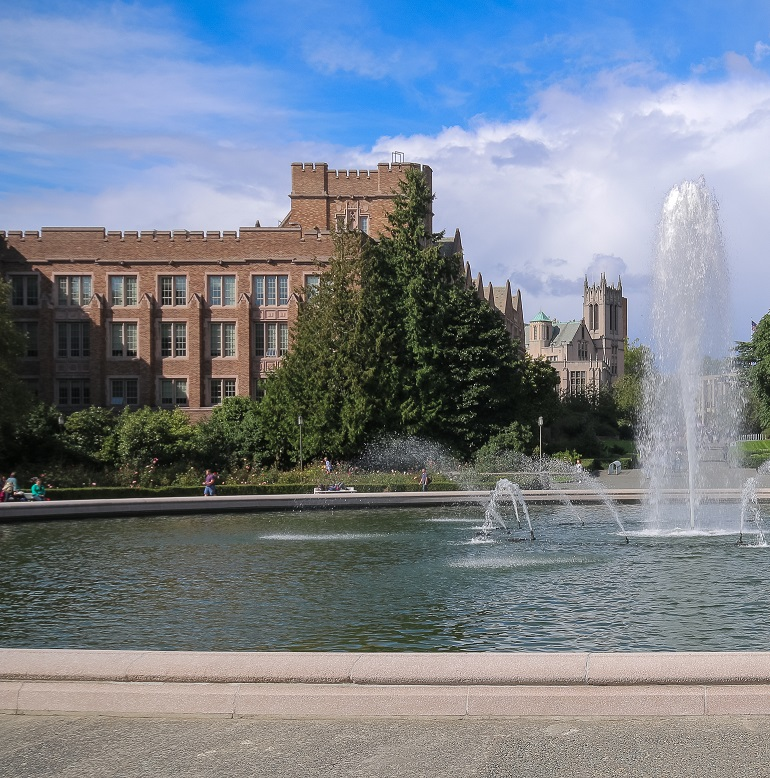
#> input picture fontanna1.jpg, 770 x 778 px, given in place of c_mykonos.bmp, which was not available
$ python zaw8.py   (older library calls are emulated)
#> lines starting #> are read from the running program, lines starting #| are printed output that depends on the picture; after the words box and inside, x2 and y2 are one past the last pixel; in counts of white or black regions, pixels touching at a corner belong together; pictures that were not available may be replaced by others from this repository, and a replacement may not be noted
# -*- coding: utf-8 -*-
"""
Spyder Editor
This is a temporary script file.
"""

import cv2
import matplotlib.pyplot as plt
import math
import os
import numpy as np


def middle(c):
	x = c[:, 0, 0]
	y = c[:, 0, 1]

	M = cv2.moments(c,1)

	cx = sum(x) / len(x)
	cy = sum(y) / len(y)

	x = np.float64(x) - cx
	y = np.float64(y) - cy

	distance = 0

	for i in range(len(x)):
		for j in range(i + 1, len(x)):
			dist2 = (x[i] - x[j]) ** 2 + (y[i] - y[j]) ** 2
			if dist2 > distance:
				distance = dist2
	distance=math.sqrt(distance)
	x = x / distance
	y = y / distance

	return distance, cx,cy, x,y

def hausdorf(c_a):
	distance_a, cx_a, cy_a, x_a, y_a = middle(c_a)
	dist = []
	lista = os.listdir('plikiHausdorff/imgs')
	for elem in lista:
		name = 'plikiHausdorff/imgs/' + elem
		img_temp = cv2.imread(name)
		#print(name)
		it_g = cv2.cvtColor(img_temp, cv2.COLOR_BGR2GRAY)
		IT, contours, hierarchy = cv2.findContours(it_g, cv2.RETR_TREE, cv2.CHAIN_APPROX_NONE)
		c = contours[0]
		distance, cx, cy, x,y = middle(c)
		dist.append(compare(x,x_a,y,y_a))
	return dist

def compare(x1,x2,y1,y2):
	point1 = 0
	point2 = 0

	for i in range(len(x1)):
		xx = x2 - x1[i]
		yy = y2 - y1[i]
		xx = xx**2
		yy = yy**2
		norma = xx+yy
		if point1 < min(norma):
			point1 = min(norma)

	for i in range(len(x2)):
		xx = x1 - x2[i]
		yy = y1 - y2[i]
		xx = xx*xx
		yy = yy*yy
		norma = xx+yy
		if point2 < min(norma):
			point2 = min(norma)

	return np.sqrt(max(point1, point2))

def compare_2(c1,c2):
	dist1,cx1,cy1,x1,y1 = middle(c1)
	dist2, cx2, cy2, x2, y2 = middle(c2)

	return compare(x1,x2,y1,y2)

def haudorf_all():
	A = cv2.imread('plikiHausdorff/Aegeansea.jpg')
	A_g = cv2.cvtColor(A, cv2.COLOR_BGR2HSV)
	out = np.uint8((A_g[:, :, 0] < 60) & (A_g[:, :, 1] > 30))

	Im, contours, hierarchy = cv2.findContours(out, cv2.RETR_TREE, cv2.CHAIN_APPROX_NONE)
	contours = list(filter(lambda el: el.shape[0] > 20 and el.shape[0] < 2000, contours))

	lista = os.listdir('plikiHausdorff/imgs')
	for elem in lista:
		name = 'plikiHausdorff/imgs/' + elem
		print(name)
		I = cv2.imread(name)
		I_g = cv2.cvtColor(I, cv2.COLOR_BGR2GRAY)
		Im, contours_image, hierarchy = cv2.findContours(I_g, cv2.RETR_TREE, cv2.CHAIN_APPROX_NONE)
		c = contours_image[1]


		podobienstwo = np.Inf
		for i in range(len(contours)):
			kontur = contours[i]
			simil = compare_2(c, kontur)
			if simil < podobienstwo:
				podobienstwo = simil
				numer =i

		kontur = contours[numer]
		dist1, gx, gy, gx1, gy1 = middle(kontur)
		nazwa = elem.split('.')[0].split('_')[1]
		cv2.putText(A, nazwa, (int(gx), int(gy)), cv2.FONT_HERSHEY_SIMPLEX, 1, (255, 0, 255))

	plt.imshow(A)
	plt.show()


I = cv2.imread('plikiHausdorff/imgs/c_mykonos.bmp')
#> I is the input picture: shape (778, 770, 3); mean B, G, R 141.2, 129.7, 121
I_g = cv2.cvtColor(I, cv2.COLOR_BGR2GRAY)
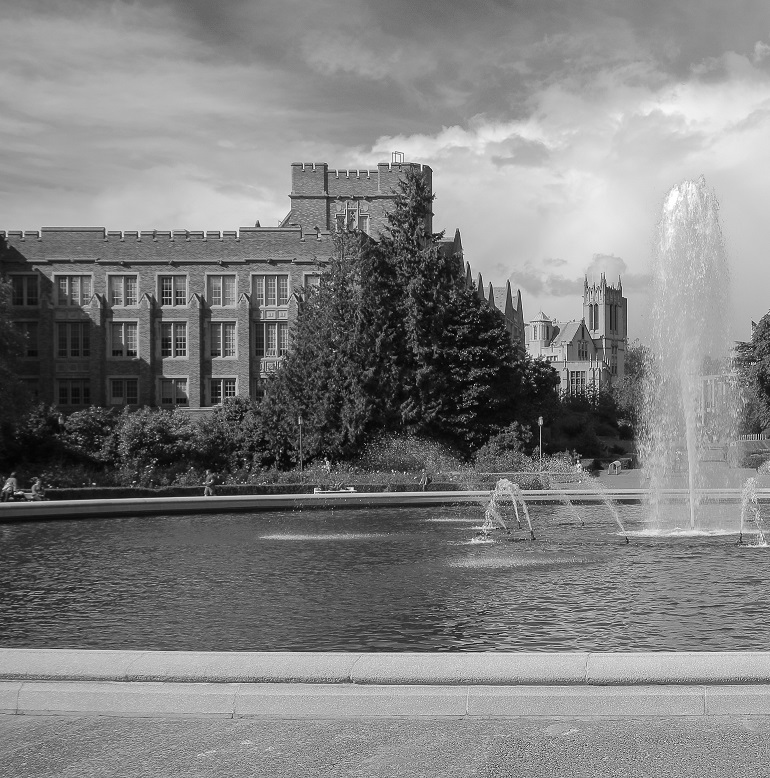
#> I_g: shape (778, 770); min 0, max 255, mean 128.4
Im, contours, hierarchy = cv2.findContours(I_g, cv2.RETR_TREE, cv2.CHAIN_APPROX_NONE)
#> contours = 4 contours, 3 with area under 20; largest, box (x1, y1, x2, y2) and area: (0, 0, 770, 778) 597513
c = contours[1]
#> c = [[359, 459], [360, 458], [361, 459], [360, 460]]
distance, cx, cy,x,y = middle(c)
#> in middle, `x = c[:, 0, 0]`: x = [359, 360, 361, 360]
#> in middle, `y = c[:, 0, 1]`: y = [459, 458, 459, 460]
#> in middle, `M = cv2.moments(c,1)`: M = moments, m00 2, centre m10/m00, m01/m00 = (360, 459)
#> in middle, `cx = sum(x) / len(x)`: cx = 360
#> in middle, `cy = sum(y) / len(y)`: cy = 459
#> in middle, `x = np.float64(x) - cx`: x = [-1, 0, 1, 0]
#> in middle, `y = np.float64(y) - cy`: y = [0, -1, 0, 1]
#> the loop in middle, `for i in range(len(x)):` made 4 passes
#> after the loop in middle, `for i in range(len(x)):`: distance = 4
#> in middle, `distance=math.sqrt(distance)`: distance = 2
#> in middle, `x = x / distance`: x = [-0.5, 0, 0.5, 0]
#> in middle, `y = y / distance`: y = [0, -0.5, 0, 0.5]
#> distance = 2; cx = 360; cy = 459; x = [-0.5, 0, 0.5, 0]; y = [0, -0.5, 0, 0.5]

# compare(c,c)
#dist = hausdorf(c)

### 2.5 ##

'''
A = cv2.imread('plikiHausdorff/Aegeansea.jpg')
A_g = cv2.cvtColor(A,cv2.COLOR_BGR2HSV)
out = np.uint8((A_g[:,:,0] < 60) & (A_g[:,:,1] > 30))

Im, contours, hierarchy = cv2.findContours(out, cv2.RETR_TREE, cv2.CHAIN_APPROX_NONE)
contours = list(filter(lambda el: el.shape[0]>20 and el.shape[0]<2000,contours))

podobienstwo=np.Inf
for i in range(len(contours)):
	kontur = contours[i]
	simil = compare_2(c,kontur)
	if simil < podobienstwo:
		podobienstwo=simil
		numer = i

print(numer,podobienstwo)

#numer = 73
kontur = contours[numer]
dist1,gx,gy,gx1,gy1 = middle(kontur)
cv2.putText(A, "Mykonos",(int(gx),int( gy)), cv2.FONT_HERSHEY_SIMPLEX, 1,(255,0,255))
cv2.drawContours(A, contours, numer, (0,255,0), 10)
'''
haudorf_all()
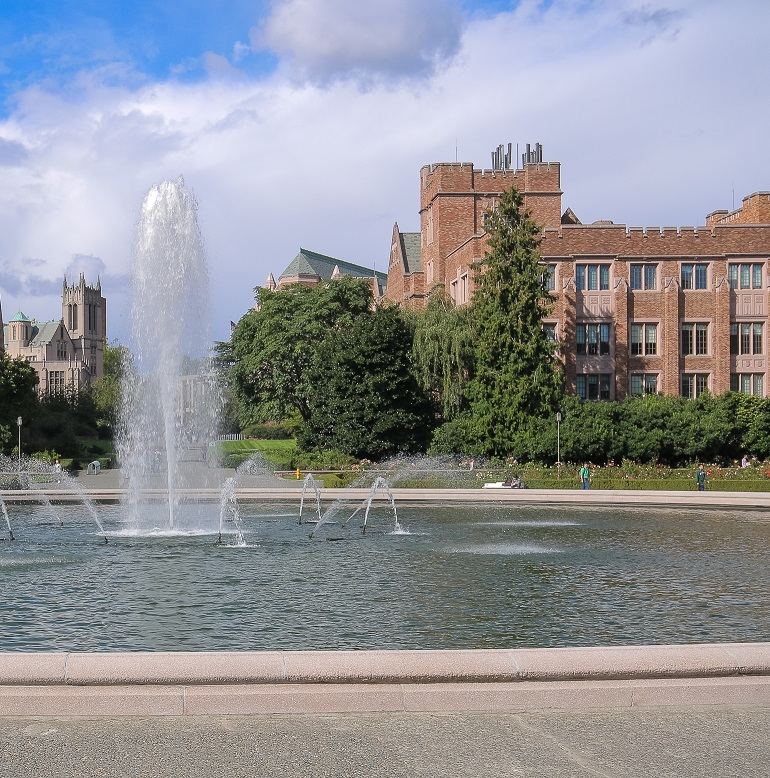
#> input picture fontanna2.jpg, 770 x 778 px, given in place of Aegeansea.jpg, which was not available
#> in haudorf_all, A is the input picture: shape (778, 770, 3); mean B, G, R 149.5, 145.2, 143.9
#> in haudorf_all, `A_g = cv2.cvtColor(A, cv2.COLOR_BGR2HSV)`: A_g: shape (778, 770, 3); mean H, S, V 67.6, 50.2, 162.1
#> in haudorf_all, `out = np.uint8((A_g[:, :, 0] < 60) & (A_g[:, :, 1] > 30))`:
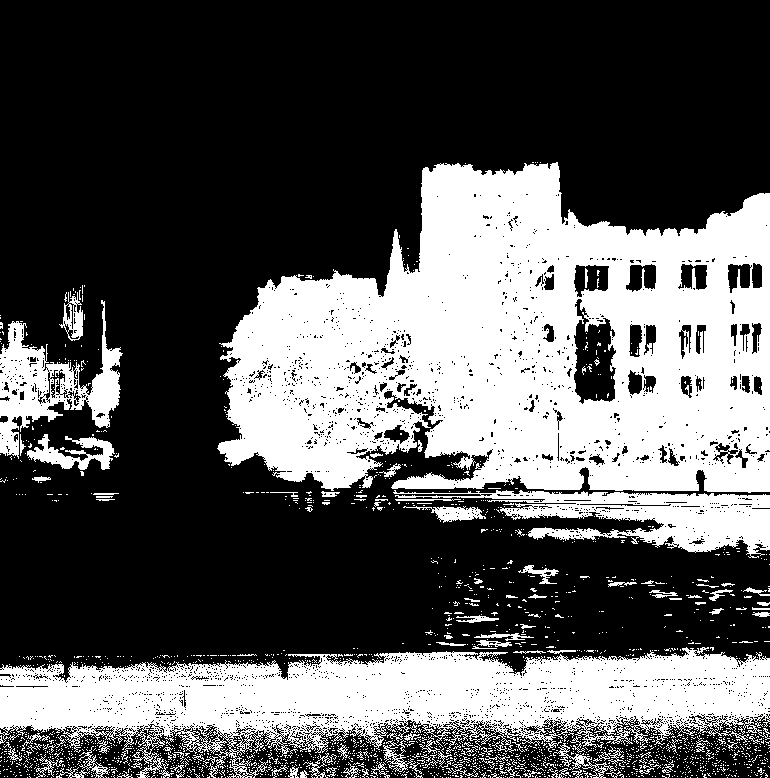
#> out: shape (778, 770); values 0 (black) and 1 (white), 34.8% white; 2031 white regions (1925 under 20 px)
#> in haudorf_all, `Im, contours, hierarchy = cv2.findContours(out, cv2.RETR_TREE, cv2.CHA..`: contours = 6645 contours, 6394 with area under 20; largest, box (x1, y1, x2, y2) and area: (217, 162, 770, 493) 133414, (0, 647, 770, 778) 58269, (393, 490, 770, 558) 10206, (0, 300, 123, 459) 7126, (573, 298, 617, 405) 3138
#> in haudorf_all, `contours = list(filter(lambda el: el.shape[0] > 20 and el.shape[0] < 2..`: contours = 277 contours, 80 with area under 20; largest, box (x1, y1, x2, y2) and area: (393, 490, 770, 558) 10206, (0, 300, 123, 459) 7126, (573, 298, 617, 405) 3138, (27, 434, 115, 470) 1196, (573, 264, 610, 298) 896
#> in haudorf_all, `Im, contours_image, hierarchy = cv2.findContours(I_g, cv2.RETR_TREE, c..`: contours_image = 4 contours, 3 with area under 20; largest, box (x1, y1, x2, y2) and area: (0, 0, 770, 778) 597513
#> in haudorf_all, `c = contours_image[1]`: c = [[359, 459], [360, 458], [361, 459], [360, 460]]
#> the loop in haudorf_all, `for i in range(len(contours)):` made 277 passes
#> (dist2 in compare_2, cx2 in compare_2, cy2 in compare_2, simil, podobienstwo) on passes 1, 4, 6: (10.44, 495.5, 775.6, 0.452, 0.452), (15.13, 124.9, 775.1, 0.443, 0.443), (8.54, 303.5, 774.2, 0.344, 0.344)
#> (dist2 in compare_2, cx2 in compare_2, cy2 in compare_2, simil) on passes 2, 3, 5, 7, 8, 9: (9.43, 417.7, 775.2, 0.471), (18.11, 531.3, 773.6, 0.465), (14.04, 613.6, 773.4, 0.47), (9.9, 180.8, 773.9, 0.483), (11.05, 576.9, 772.8, 0.423), (22.8, 558.9, 772.7, 0.448)
#> (the run stopped early here; a loop or call above may not have finished)
